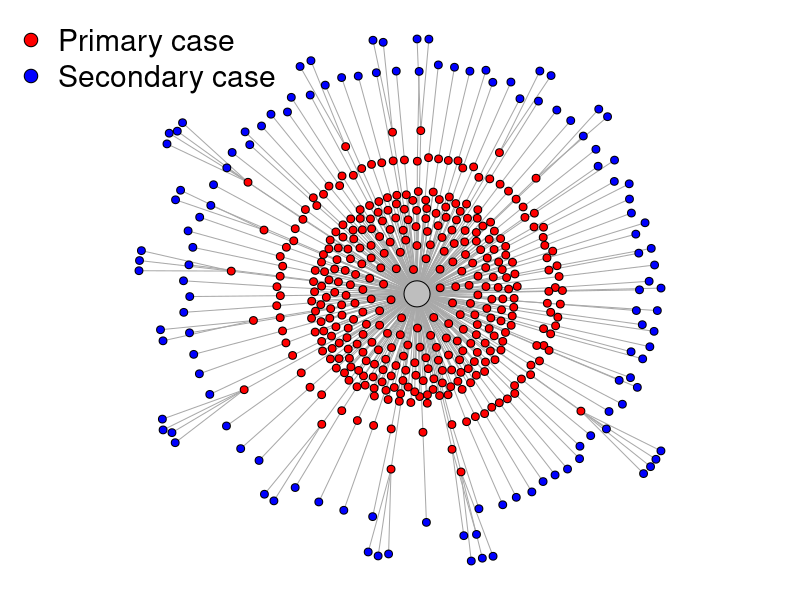

This chart was generated by the following R code:
# load libraries
library(dplyr) # data manipulation
library(igraph) # network manipulation
library(png) # read PNG images

# create directory for figures
dir.create("fig", showWarnings = FALSE)

# generate data

## April 20: 484 total cases
## https://www.cbc.ca/news/canada/calgary/cargill-meat-plant-closed-outbreak-covid-19-1.5538824
## primary cases: "484 cases are now linked to the plant, 360 of whom are Cargill workers."
## secondary cases: "The remaining 124 cases are people who came into contact with those workers."
## More details (April 17 CBC story): https://www.cbc.ca/news/canada/calgary/cargill-alberta-covid-19-deena-hinshaw-1.5537377

## set number of primary and secondary cases
n_prim <- 360
n_second <- 124

## set random seed
set.seed(as.integer(as.Date("2020-04-20")))

## generate primary cases linked to the plant
cases <- data.frame(
  ### the plant itself
  case_origin = 0,
  ### primary cases
  case_number = 1:n_prim,
  case_type = "Primary case",
  stringsAsFactors = FALSE
)

## distribute secondary cases among primary cases (since seconday cases < primary cases, many will be 0)
secondary <- data.frame(
  case_origin = cases$case_number,
  ### distribute secondary cases
  n_secondary_cases = rmultinom(
    n = 1,
    size = n_second,
    ### probabilities are not uniform across primary cases
    prob = runif(
      n = length(cases$case_number),
      min = 0,
      max = 0.75
    )
  )
)

## turn each secondary case into a line and join to cases data frame
secondary <- secondary %>%
  filter(n_secondary_cases > 0) %>%
  {
    data.frame(
      case_origin = rep(
        x = .$case_origin,
        times = .$n_secondary_cases
      ),
      case_number = seq(n_prim + 1, n_prim + n_second),
      case_type = "Secondary case",
      stringsAsFactors = FALSE
    )
  }

## join cases data frames
cases <- cases %>%
  bind_rows(secondary) %>%
  mutate(case_type = as.factor(case_type))

# convert data to graph
cases_net <-
  graph.data.frame(d = cases[, c("case_origin", "case_number")], directed = FALSE)
V(cases_net)$color <-
  c("gray", ifelse(cases$case_type == "Primary case", "red", "blue"))
V(cases_net)$size <-
  c(10, rep(3, times = nrow(cases)))

# create and save plot
png("fig/network_cargill.png",
    width = 600,
    height = 600)
par(mar = c(0.2, 0.2, 0.2, 0.2))
plot(cases_net, layout = layout_nicely, vertex.label = NA)
legend(
  "topleft",
  legend = levels(cases$case_type),
  col = "black",
  pch = 21,
  pt.bg = c("red", "blue"),
  pt.cex = 1.8,
  cex = 1.8,
  bty = "n"
)
dev.off()